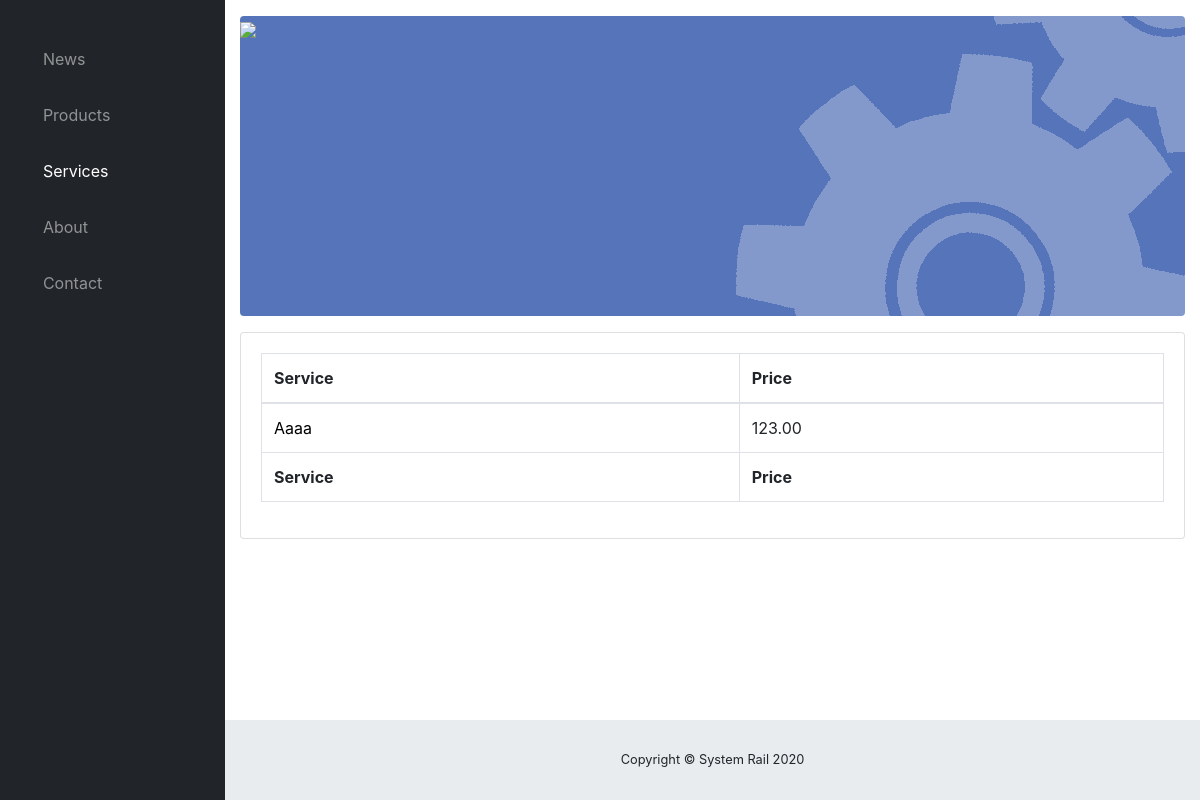
The page /systemrail/services/ on the database as committed earlier.
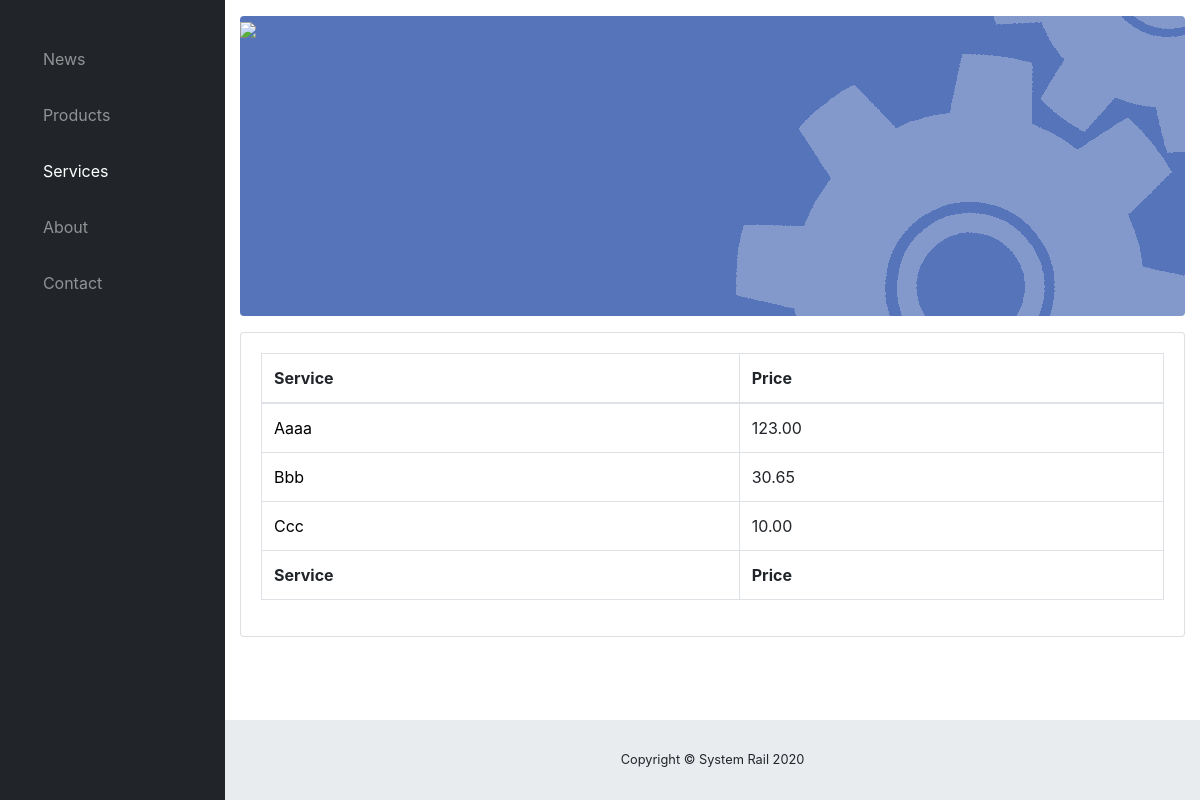
The same page on the database as committed later.
### ProjectBase/models.py (models this page shows, shortened)
class Service(models.Model):
    service_name = models.CharField(max_length=200, verbose_name='Service Name')
    price = models.DecimalField(max_digits=7, decimal_places=2, verbose_name="Price")
    desc = models.CharField(max_length=1000, verbose_name="Product Description", default='')

### ProjectBase/views.py (the view)
# urls.py: path('services/', views.serv, name='services'),
def serv(request):
    service = Service.objects.all()
    return render(request, 'services.html', {'Service': service})

### ProjectBase/templates/services.html (shortened to what this page needs)
{% extends "base.html" %}
{% block links %}
  <link href="/static/css/sb-admin.css" rel="stylesheet">
  <link href="/static/fontello/css/fontello.css" rel="stylesheet">
{% endblock %}
{% block body %}
<body id="page-top">
  <div id="wrapper">
    <ul class="sidebar navbar-nav">
      <button class="btn btn-link btn-sm text-white order-1 order-sm-0" id="sidebarToggle" href="#">
        <i class="fas fa-bars"></i>
      </button>
      <li class="nav-item">
        <a class="nav-link" href="/systemrail/news">
          <i class=" icon-star"></i>
          <span>News</span></a>
      </li>
      <li class="nav-item">
        <a class="nav-link" href="/systemrail/products">
          <i class="icon-cubes"></i>
          <span>Products</span></a>
      </li>
      <li class="nav-item active">
        <a class="nav-link" href="/systemrail/services">
          <i class="icon-handshake-o"></i>
          <span>Services</span></a>
      </li>
      <li class="nav-item">
        <a class="nav-link" href="/systemrail/about">
          <i class="icon-address-book"></i>
          <span>About</span>
        </a>
      </li>
      <li class="nav-item">
        <a class="nav-link" href="/systemrail/contact">
          <i class="icon-envelope-open"></i>
          <span>Contact</span></a>
      </li>
    </ul>
    <div id="content-wrapper">
      <div class="container-fluid">
        <div>
          <div class="logodiv" style="float: left; border-radius: 0.25rem 0rem 0rem 0.25rem; text-align: left; z-index: 1;">
            <img src="/media/gallery/logo1.png" height="100%" />
          </div>
          <div class="logodiv" style="float: left; border-radius: 0rem 0.25rem 0.25rem 0rem; text-align: right; z-index: -1;">
            <img src="/media/gallery/logo2.png" height="100%" />
          </div>
        </div>
        <div class="card mb-3">
          <div class="card-body">
            <div class="table-responsive">
              <table class="table table-bordered" id="dataTable" width="100%" cellspacing="0">
                <thead>
                  <tr>
                    <th>Service</th>
                    <th>Price</th>
                  </tr>
                </thead>
                <tfoot>
                  <tr>
                    <th>Service</th>
                    <th>Price</th>
                  </tr>
                </tfoot>
                <tbody>
                {% for service in Service %}
                  <tr>
                    <td > <a href="/systemrail/services/{{ service.pk }}" class="link_text">{{ service.service_name }}</a></td>
                    <td>{{ service.price }}</td>
                  </tr>
                  {% endfor %}
                </tbody>
              </table>
            </div>
          </div>
        </div>
      </div>
      <footer class="sticky-footer">
        <div class="container my-auto">
          <div class="copyright text-center my-auto">
            <span>Copyright © System Rail 2020</span>
          </div>
        </div>
      </footer>
    </div>
  </div>
</body>
{% endblock %}

Rows that differ between the two databases and show on the page:
added Service: service_name "Bbb", price "30.65"
added Service: service_name "Ccc", price "10.00"
